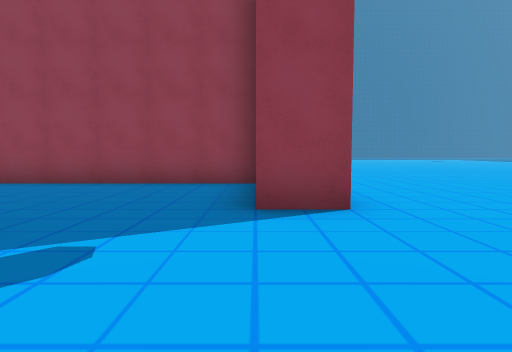
View 1 (above)

24 first-person views from a walk through a scene from a Unity 3-D project. The camera is 1.2 m above the floor, tilts 4° down and sees 75° across. The floor is counted in squares, 2 m on a side. Each view is taken from the middle of a square. On the plan, view 1 faces up. The plan holds only what a view shows up to about 10 squares ahead; the rest is blank. The place goes on beyond the plan. The player character is not drawn.

View 2
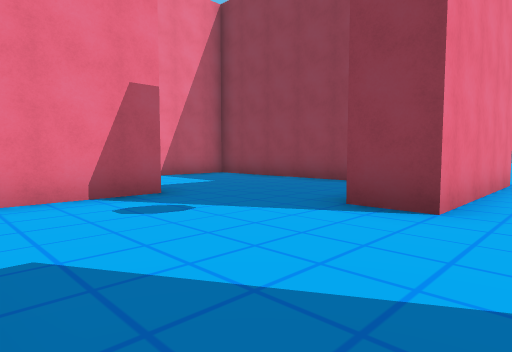

View 3
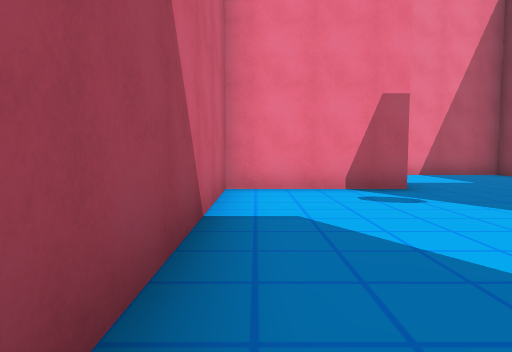

View 4
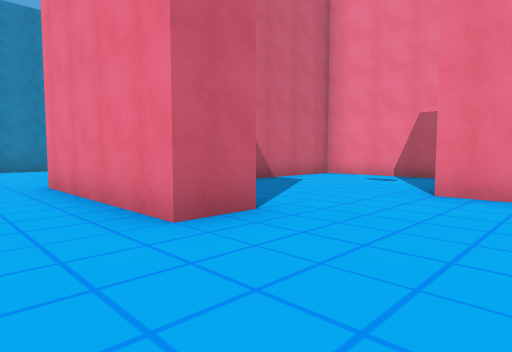

View 5
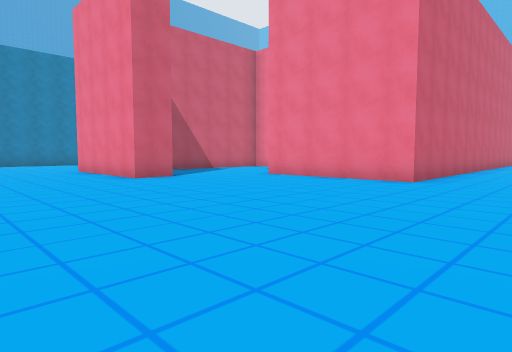

View 6
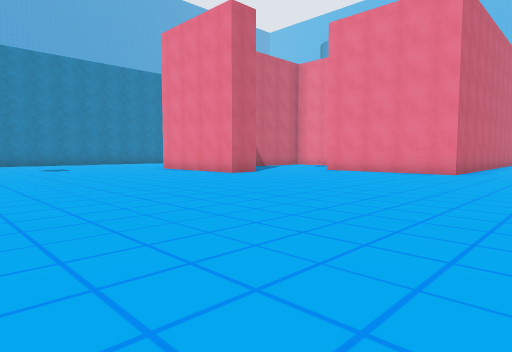

View 7
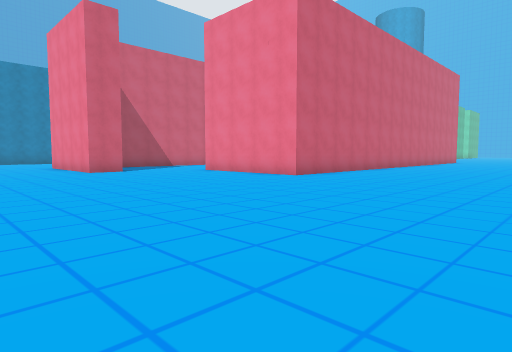

View 8
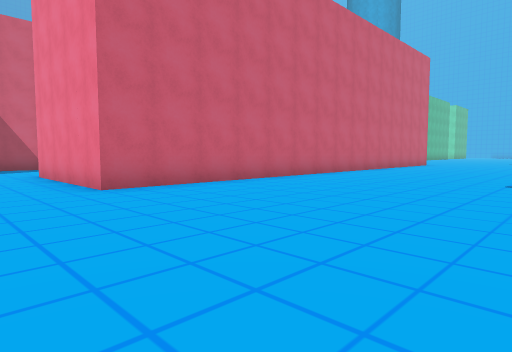

View 9
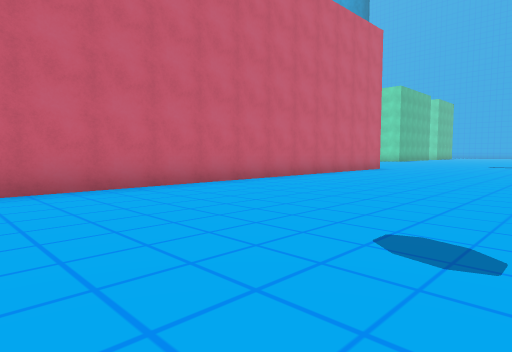

View 10
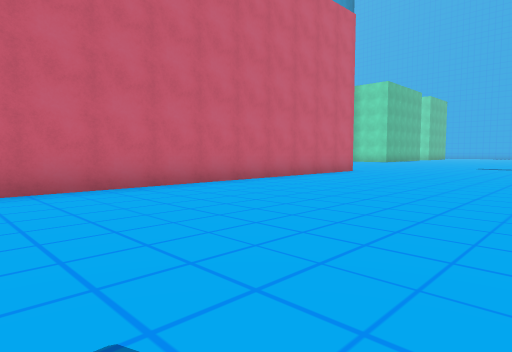

View 11
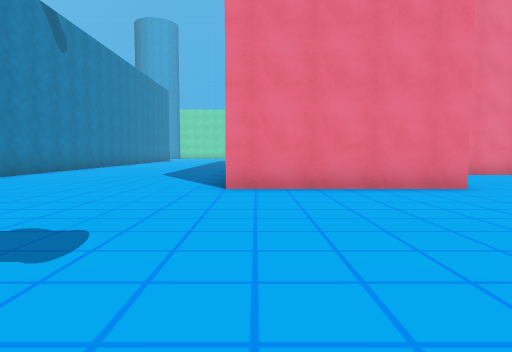

View 12
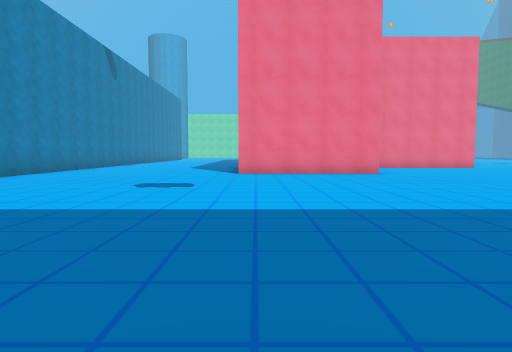

View 13
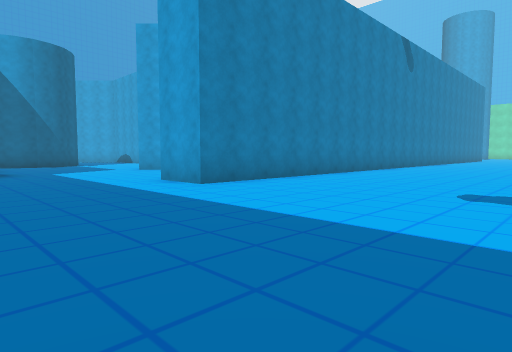

View 14
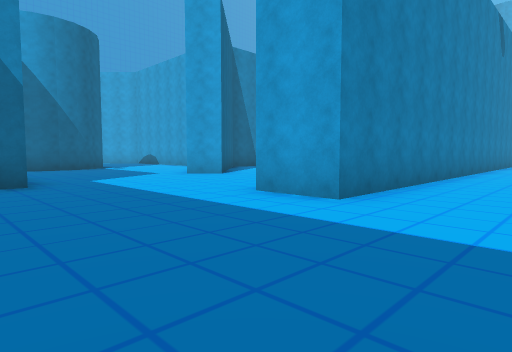

View 15
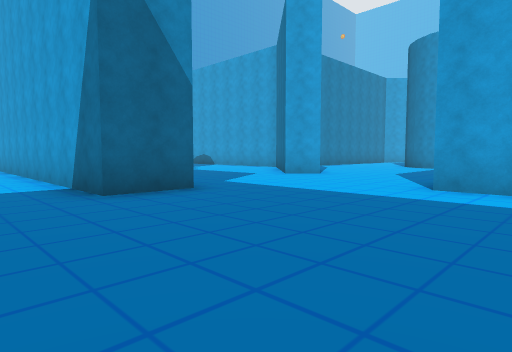

View 16
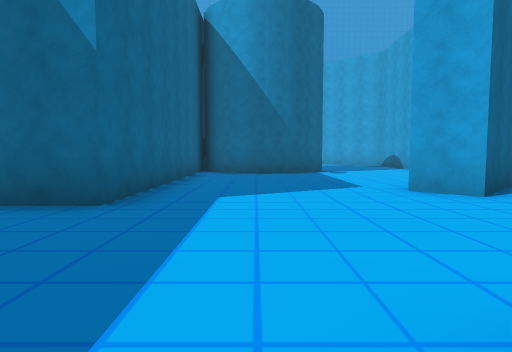

View 17
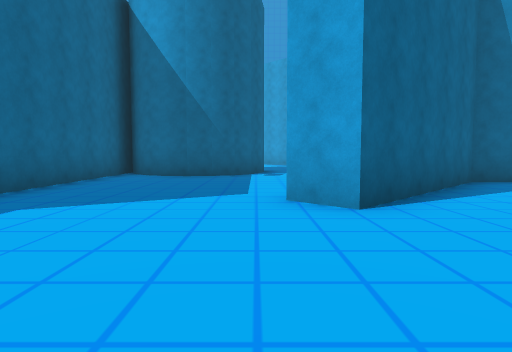

View 18
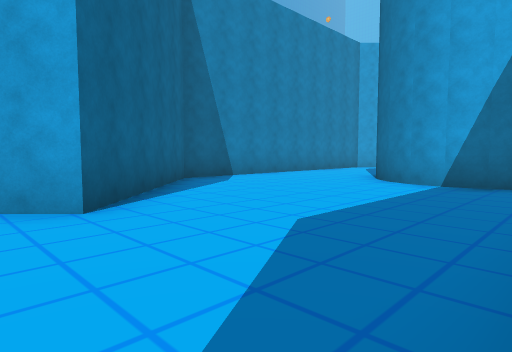

View 19
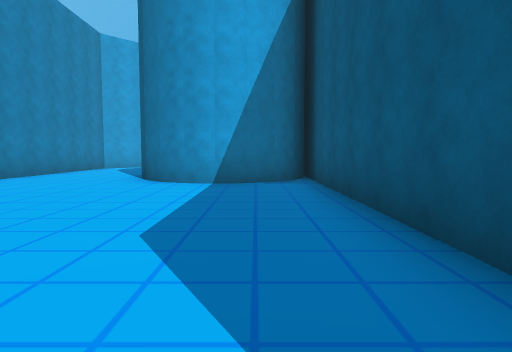

View 20
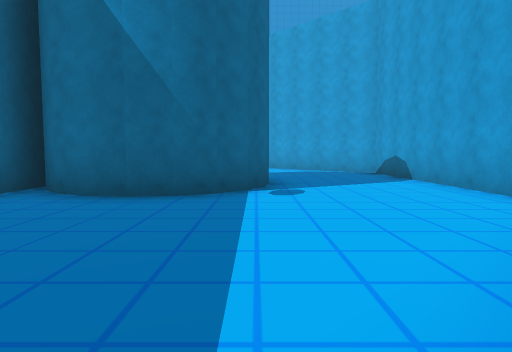

View 21
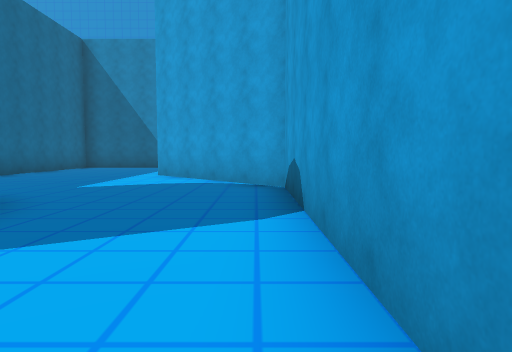

View 22
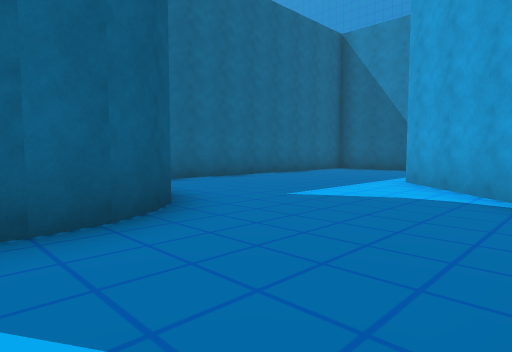

View 23
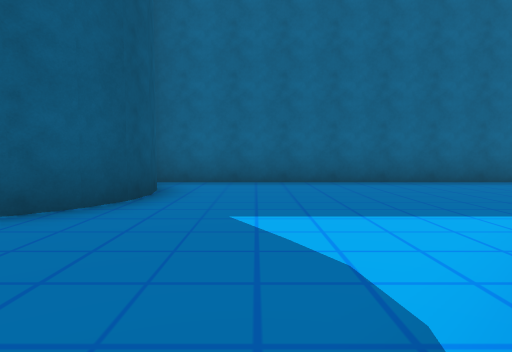

View 24
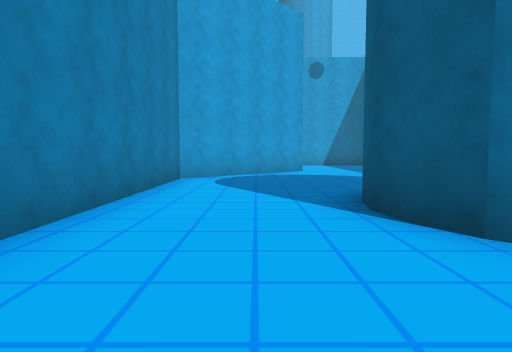

### Floor plan
Points are (right, up) in squares from view 1. A wall is a line through its corners. A room is listed if a view was taken in it or the views show most of it. See-through windows are left out.
Room 1 (views 1, 2, 3)
walls: (1, 3.5) (0, 3.5); (3.4, 2.5) (4.5, 2.5); (-2.5, 2.6) (-2.5, -0.5) (2.4, -0.5)
ways out: opening at (3, 3) to room 2; opening at (-1.5, 3.5) to room 3
Room 2 (views 4, 5, 6, 7, 8, 9, 10, 11, 12, 13, 14, 15, 16, 17, 18, 19, 20, 21, 22, 23, 24)
walls: (-0.1, -7.2) (9.2, -7.2) (9.2, -8.8); (0.1, -8.8) (0.7, -9.2) (1.1, -9.6) (1.4, -10.2) (1.5, -10.8) (1.4, -11.4) (1.1, -12) (0.7, -12.4) (0.2, -12.7) (-0.5, -12.8) (-1.1, -12.7); (6.5, -8.7) (-0.8, -8.7); (4.5, 2.5) (4.5, -1.5); (-7.1, -13.3) (-4.7, -15.7) (3.6, -15.7) (6.9, -12.5) (7.6, -13.2) (7.3, -13.5); (4.5, -17.5) (4.5, -22.8) (7.7, -26); (7.8, -18.9) (8.1, -18.3); (11.7, -19) (11.7, -11.7) (13.2, -11.7) (13.2, -19.5); (-12.8, 7.5) (1, 7.5) (1, 3.5); (10.5, -21.4) (9.8, -21.5) (9.1, -21.4) (8.6, -21.1) (8.1, -20.7) (7.8, -20.1) (7.7, -19.5) (7.9, -18.6) (8.6, -17.9) (9.1, -17.6) (9.7, -17.5) (10.4, -17.6) (10.9, -17.9); (11.7, -27.5) (11.7, -21)
ways out: opening at (3, 3) to room 1
Room 3 (no view inside)
walls: (0, 6.5) (-6, 6.5) (-6, 4)
ways out: opening at (-1.5, 3.5) to room 1; opening at (-4, 3)

Where each view was taken, in squares from view 1:
view 1: 0 up, 0 right, facing up
view 2: 0 up, 2 right, facing up-left
view 3: 0 up, 3 right, facing left
view 4: 5 up, 6 right, facing down-left
view 5: 10 up, 8 right, facing down-left
view 6: 10 up, 11 right, facing down-left
view 7: 13 up, 8 right, facing down-left
view 8: 13 up, 3 right, facing down-left
view 9: 13 up, 2 left, facing down-left
view 10: 13 up, 4 left, facing down-left
view 11: 1 down, 10 right, facing left
view 12: 1 down, 14 right, facing left
view 13: 2 down, 13 right, facing down-left
view 14: 5 down, 13 right, facing down-left
view 15: 7 down, 15 right, facing down-left
view 16: 8 down, 10 right, facing down
view 17: 9 down, 8 right, facing down
view 18: 9 down, 8 right, facing down-left
view 19: 10 down, 8 right, facing left
view 20: 13 down, 8 right, facing down
view 21: 17 down, 5 right, facing down
view 22: 19 down, 5 right, facing down-right
view 23: 23 down, 5 right, facing right
view 24: 14 down, 3 right, facing left
